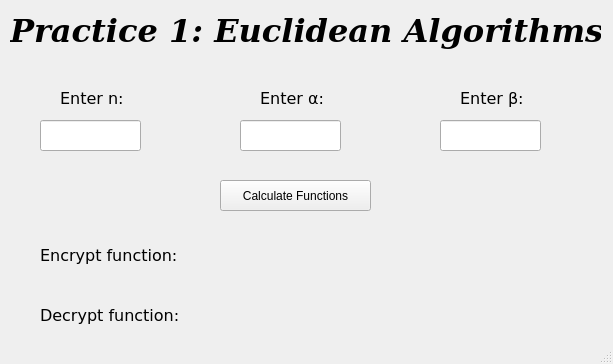
<?xml version="1.0" encoding="UTF-8"?>
<ui version="4.0">
 <class>MainWindow</class>
 <widget class="QMainWindow" name="MainWindow">
  <property name="geometry">
   <rect>
    <x>0</x>
    <y>0</y>
    <width>613</width>
    <height>364</height>
   </rect>
  </property>
  <property name="windowTitle">
   <string>MainWindow</string>
  </property>
  <widget class="QWidget" name="centralwidget">
   <widget class="QLabel" name="label">
    <property name="geometry">
     <rect>
      <x>10</x>
      <y>0</y>
      <width>591</width>
      <height>61</height>
     </rect>
    </property>
    <property name="font">
     <font>
      <family>DejaVu Serif</family>
      <pointsize>24</pointsize>
      <weight>75</weight>
      <italic>true</italic>
      <bold>true</bold>
     </font>
    </property>
    <property name="text">
     <string>Practice 1: Euclidean Algorithms</string>
    </property>
   </widget>
   <widget class="QLabel" name="label_2">
    <property name="geometry">
     <rect>
      <x>60</x>
      <y>90</y>
      <width>71</width>
      <height>17</height>
     </rect>
    </property>
    <property name="font">
     <font>
      <family>DejaVu Sans</family>
      <pointsize>12</pointsize>
     </font>
    </property>
    <property name="text">
     <string>Enter n:</string>
    </property>
   </widget>
   <widget class="QLabel" name="label_3">
    <property name="geometry">
     <rect>
      <x>260</x>
      <y>90</y>
      <width>71</width>
      <height>17</height>
     </rect>
    </property>
    <property name="font">
     <font>
      <family>DejaVu Sans</family>
      <pointsize>12</pointsize>
     </font>
    </property>
    <property name="text">
     <string>Enter α:</string>
    </property>
   </widget>
   <widget class="QLabel" name="label_4">
    <property name="geometry">
     <rect>
      <x>460</x>
      <y>90</y>
      <width>71</width>
      <height>17</height>
     </rect>
    </property>
    <property name="font">
     <font>
      <family>DejaVu Sans</family>
      <pointsize>12</pointsize>
     </font>
    </property>
    <property name="text">
     <string>Enter β:</string>
    </property>
   </widget>
   <widget class="QPushButton" name="btnCalculate">
    <property name="geometry">
     <rect>
      <x>220</x>
      <y>180</y>
      <width>151</width>
      <height>31</height>
     </rect>
    </property>
    <property name="text">
     <string>Calculate Functions</string>
    </property>
   </widget>
   <widget class="QLabel" name="label_5">
    <property name="geometry">
     <rect>
      <x>40</x>
      <y>240</y>
      <width>151</width>
      <height>31</height>
     </rect>
    </property>
    <property name="font">
     <font>
      <family>DejaVu Sans</family>
      <pointsize>12</pointsize>
     </font>
    </property>
    <property name="text">
     <string>Encrypt function:</string>
    </property>
   </widget>
   <widget class="QLabel" name="label_6">
    <property name="geometry">
     <rect>
      <x>40</x>
      <y>300</y>
      <width>151</width>
      <height>31</height>
     </rect>
    </property>
    <property name="font">
     <font>
      <family>DejaVu Sans</family>
      <pointsize>12</pointsize>
     </font>
    </property>
    <property name="text">
     <string>Decrypt function:</string>
    </property>
   </widget>
   <widget class="QLabel" name="lblEncrypt">
    <property name="geometry">
     <rect>
      <x>240</x>
      <y>240</y>
      <width>231</width>
      <height>31</height>
     </rect>
    </property>
    <property name="font">
     <font>
      <family>DejaVu Sans</family>
      <pointsize>12</pointsize>
     </font>
    </property>
    <property name="text">
     <string/>
    </property>
   </widget>
   <widget class="QLabel" name="lblDecrypt">
    <property name="geometry">
     <rect>
      <x>240</x>
      <y>300</y>
      <width>231</width>
      <height>31</height>
     </rect>
    </property>
    <property name="font">
     <font>
      <family>DejaVu Sans</family>
      <pointsize>12</pointsize>
     </font>
    </property>
    <property name="text">
     <string/>
    </property>
   </widget>
   <widget class="QLineEdit" name="txtN">
    <property name="geometry">
     <rect>
      <x>40</x>
      <y>120</y>
      <width>101</width>
      <height>31</height>
     </rect>
    </property>
   </widget>
   <widget class="QLineEdit" name="txtAlpha">
    <property name="geometry">
     <rect>
      <x>240</x>
      <y>120</y>
      <width>101</width>
      <height>31</height>
     </rect>
    </property>
   </widget>
   <widget class="QLineEdit" name="txtBeta">
    <property name="geometry">
     <rect>
      <x>440</x>
      <y>120</y>
      <width>101</width>
      <height>31</height>
     </rect>
    </property>
   </widget>
  </widget>
  <widget class="QStatusBar" name="statusbar"/>
 </widget>
 <resources/>
 <connections/>
</ui>
